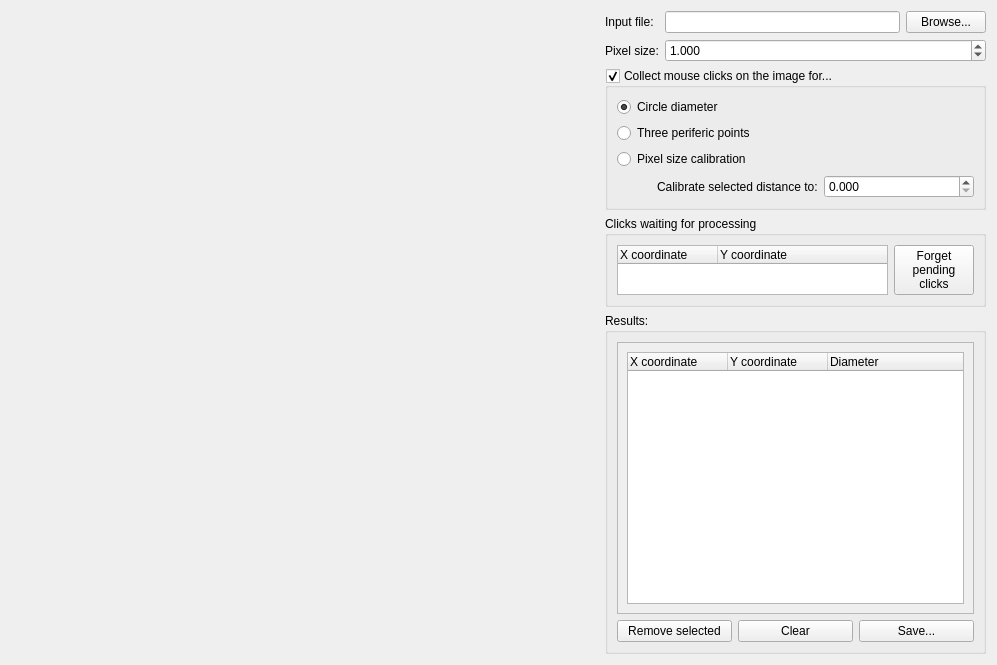
<?xml version="1.0" encoding="UTF-8"?>
<ui version="4.0">
 <class>TEMCircleFind</class>
 <widget class="QWidget" name="TEMCircleFind">
  <property name="geometry">
   <rect>
    <x>0</x>
    <y>0</y>
    <width>997</width>
    <height>665</height>
   </rect>
  </property>
  <property name="sizePolicy">
   <sizepolicy hsizetype="Minimum" vsizetype="Minimum">
    <horstretch>0</horstretch>
    <verstretch>0</verstretch>
   </sizepolicy>
  </property>
  <property name="windowTitle">
   <string>TEM Circle Finder</string>
  </property>
  <layout class="QGridLayout" name="gridLayout">
   <item row="2" column="1" colspan="3">
    <widget class="QGroupBox" name="clicktargetoperationBox">
     <property name="enabled">
      <bool>true</bool>
     </property>
     <property name="title">
      <string>Collect mouse clicks on the image for...</string>
     </property>
     <property name="flat">
      <bool>false</bool>
     </property>
     <property name="checkable">
      <bool>true</bool>
     </property>
     <property name="checked">
      <bool>true</bool>
     </property>
     <layout class="QVBoxLayout" name="verticalLayout">
      <item>
       <widget class="QRadioButton" name="circlediameterRadioButton">
        <property name="enabled">
         <bool>true</bool>
        </property>
        <property name="text">
         <string>Circle diameter</string>
        </property>
        <property name="checked">
         <bool>true</bool>
        </property>
       </widget>
      </item>
      <item>
       <widget class="QRadioButton" name="threepointsRadioButton">
        <property name="enabled">
         <bool>true</bool>
        </property>
        <property name="text">
         <string>Three periferic points</string>
        </property>
       </widget>
      </item>
      <item>
       <widget class="QRadioButton" name="calibrationRadioButton">
        <property name="enabled">
         <bool>true</bool>
        </property>
        <property name="text">
         <string>Pixel size calibration</string>
        </property>
       </widget>
      </item>
      <item>
       <layout class="QHBoxLayout" name="horizontalLayout_3">
        <property name="sizeConstraint">
         <enum>QLayout::SetDefaultConstraint</enum>
        </property>
        <item>
         <spacer name="horizontalSpacer">
          <property name="orientation">
           <enum>Qt::Horizontal</enum>
          </property>
          <property name="sizeHint" stdset="0">
           <size>
            <width>40</width>
            <height>20</height>
           </size>
          </property>
         </spacer>
        </item>
        <item>
         <widget class="QLabel" name="label_2">
          <property name="enabled">
           <bool>true</bool>
          </property>
          <property name="text">
           <string>Calibrate selected distance to:</string>
          </property>
         </widget>
        </item>
        <item>
         <widget class="QDoubleSpinBox" name="calibrationSpinBox">
          <property name="enabled">
           <bool>true</bool>
          </property>
          <property name="sizePolicy">
           <sizepolicy hsizetype="Preferred" vsizetype="Fixed">
            <horstretch>0</horstretch>
            <verstretch>0</verstretch>
           </sizepolicy>
          </property>
          <property name="minimumSize">
           <size>
            <width>150</width>
            <height>0</height>
           </size>
          </property>
          <property name="decimals">
           <number>3</number>
          </property>
          <property name="maximum">
           <double>100000000000000000000.000000000000000</double>
          </property>
         </widget>
        </item>
       </layout>
      </item>
     </layout>
    </widget>
   </item>
   <item row="4" column="1" colspan="3">
    <widget class="QGroupBox" name="groupBox_3">
     <property name="sizePolicy">
      <sizepolicy hsizetype="Minimum" vsizetype="MinimumExpanding">
       <horstretch>0</horstretch>
       <verstretch>1</verstretch>
      </sizepolicy>
     </property>
     <property name="title">
      <string>Results:</string>
     </property>
     <layout class="QVBoxLayout" name="verticalLayout_3">
      <item>
       <widget class="QScrollArea" name="scrollArea">
        <property name="sizePolicy">
         <sizepolicy hsizetype="Minimum" vsizetype="MinimumExpanding">
          <horstretch>0</horstretch>
          <verstretch>0</verstretch>
         </sizepolicy>
        </property>
        <property name="widgetResizable">
         <bool>true</bool>
        </property>
        <widget class="QWidget" name="scrollAreaWidgetContents">
         <property name="geometry">
          <rect>
           <x>0</x>
           <y>0</y>
           <width>370</width>
           <height>282</height>
          </rect>
         </property>
         <property name="sizePolicy">
          <sizepolicy hsizetype="Minimum" vsizetype="MinimumExpanding">
           <horstretch>0</horstretch>
           <verstretch>0</verstretch>
          </sizepolicy>
         </property>
         <layout class="QVBoxLayout" name="verticalLayout_2">
          <item>
           <widget class="QTreeWidget" name="resultsTreeWidget">
            <property name="sizePolicy">
             <sizepolicy hsizetype="Minimum" vsizetype="Ignored">
              <horstretch>0</horstretch>
              <verstretch>0</verstretch>
             </sizepolicy>
            </property>
            <property name="selectionMode">
             <enum>QAbstractItemView::ExtendedSelection</enum>
            </property>
            <property name="columnCount">
             <number>3</number>
            </property>
            <column>
             <property name="text">
              <string>X coordinate</string>
             </property>
            </column>
            <column>
             <property name="text">
              <string>Y coordinate</string>
             </property>
            </column>
            <column>
             <property name="text">
              <string>Diameter</string>
             </property>
            </column>
           </widget>
          </item>
         </layout>
        </widget>
       </widget>
      </item>
      <item>
       <layout class="QHBoxLayout" name="horizontalLayout_2">
        <item>
         <widget class="QPushButton" name="removeselectedPushButton">
          <property name="text">
           <string>Remove selected</string>
          </property>
         </widget>
        </item>
        <item>
         <widget class="QPushButton" name="clearresultsPushButton">
          <property name="text">
           <string>Clear</string>
          </property>
         </widget>
        </item>
        <item>
         <widget class="QPushButton" name="saveresultsPushButton">
          <property name="text">
           <string>Save...</string>
          </property>
         </widget>
        </item>
       </layout>
      </item>
     </layout>
    </widget>
   </item>
   <item row="0" column="1">
    <widget class="QLabel" name="label">
     <property name="text">
      <string>Input file:</string>
     </property>
    </widget>
   </item>
   <item row="0" column="0" rowspan="5">
    <widget class="QWidget" name="widget" native="true">
     <property name="sizePolicy">
      <sizepolicy hsizetype="Expanding" vsizetype="Preferred">
       <horstretch>1</horstretch>
       <verstretch>0</verstretch>
      </sizepolicy>
     </property>
     <layout class="QVBoxLayout" name="verticalLayout_5">
      <item>
       <layout class="QVBoxLayout" name="figLayout"/>
      </item>
     </layout>
    </widget>
   </item>
   <item row="0" column="2">
    <widget class="QLineEdit" name="inputLineEdit">
     <property name="sizePolicy">
      <sizepolicy hsizetype="MinimumExpanding" vsizetype="Minimum">
       <horstretch>0</horstretch>
       <verstretch>0</verstretch>
      </sizepolicy>
     </property>
    </widget>
   </item>
   <item row="1" column="1">
    <widget class="QLabel" name="label_3">
     <property name="text">
      <string>Pixel size:</string>
     </property>
    </widget>
   </item>
   <item row="0" column="3">
    <widget class="QPushButton" name="browseInputButton">
     <property name="sizePolicy">
      <sizepolicy hsizetype="Minimum" vsizetype="Minimum">
       <horstretch>0</horstretch>
       <verstretch>0</verstretch>
      </sizepolicy>
     </property>
     <property name="text">
      <string>Browse...</string>
     </property>
    </widget>
   </item>
   <item row="1" column="2" colspan="2">
    <widget class="QDoubleSpinBox" name="pixelsizeSpinBox">
     <property name="sizePolicy">
      <sizepolicy hsizetype="MinimumExpanding" vsizetype="Minimum">
       <horstretch>0</horstretch>
       <verstretch>0</verstretch>
      </sizepolicy>
     </property>
     <property name="decimals">
      <number>3</number>
     </property>
     <property name="maximum">
      <double>100000000000000004764729344.000000000000000</double>
     </property>
     <property name="value">
      <double>1.000000000000000</double>
     </property>
     <property name="showGroupSeparator" stdset="0">
      <bool>false</bool>
     </property>
    </widget>
   </item>
   <item row="3" column="1" colspan="3">
    <widget class="QGroupBox" name="groupBox_2">
     <property name="enabled">
      <bool>true</bool>
     </property>
     <property name="sizePolicy">
      <sizepolicy hsizetype="Preferred" vsizetype="Minimum">
       <horstretch>0</horstretch>
       <verstretch>0</verstretch>
      </sizepolicy>
     </property>
     <property name="title">
      <string>Clicks waiting for processing</string>
     </property>
     <property name="checkable">
      <bool>false</bool>
     </property>
     <layout class="QHBoxLayout" name="horizontalLayout" stretch="0,0">
      <property name="sizeConstraint">
       <enum>QLayout::SetMinimumSize</enum>
      </property>
      <item>
       <widget class="QTreeWidget" name="clicksTreeView">
        <property name="sizePolicy">
         <sizepolicy hsizetype="MinimumExpanding" vsizetype="Ignored">
          <horstretch>0</horstretch>
          <verstretch>0</verstretch>
         </sizepolicy>
        </property>
        <property name="minimumSize">
         <size>
          <width>0</width>
          <height>10</height>
         </size>
        </property>
        <property name="maximumSize">
         <size>
          <width>16777215</width>
          <height>100</height>
         </size>
        </property>
        <column>
         <property name="text">
          <string>X coordinate</string>
         </property>
        </column>
        <column>
         <property name="text">
          <string>Y coordinate</string>
         </property>
        </column>
       </widget>
      </item>
      <item>
       <widget class="QPushButton" name="forgetPushButton">
        <property name="sizePolicy">
         <sizepolicy hsizetype="Minimum" vsizetype="Preferred">
          <horstretch>0</horstretch>
          <verstretch>0</verstretch>
         </sizepolicy>
        </property>
        <property name="text">
         <string>Forget
pending 
clicks</string>
        </property>
       </widget>
      </item>
     </layout>
    </widget>
   </item>
  </layout>
 </widget>
 <resources/>
 <connections>
  <connection>
   <sender>calibrationRadioButton</sender>
   <signal>toggled(bool)</signal>
   <receiver>label_2</receiver>
   <slot>setEnabled(bool)</slot>
   <hints>
    <hint type="sourcelabel">
     <x>589</x>
     <y>208</y>
    </hint>
    <hint type="destinationlabel">
     <x>534</x>
     <y>241</y>
    </hint>
   </hints>
  </connection>
  <connection>
   <sender>calibrationRadioButton</sender>
   <signal>toggled(bool)</signal>
   <receiver>calibrationSpinBox</receiver>
   <slot>setEnabled(bool)</slot>
   <hints>
    <hint type="sourcelabel">
     <x>589</x>
     <y>208</y>
    </hint>
    <hint type="destinationlabel">
     <x>706</x>
     <y>241</y>
    </hint>
   </hints>
  </connection>
 </connections>
</ui>
